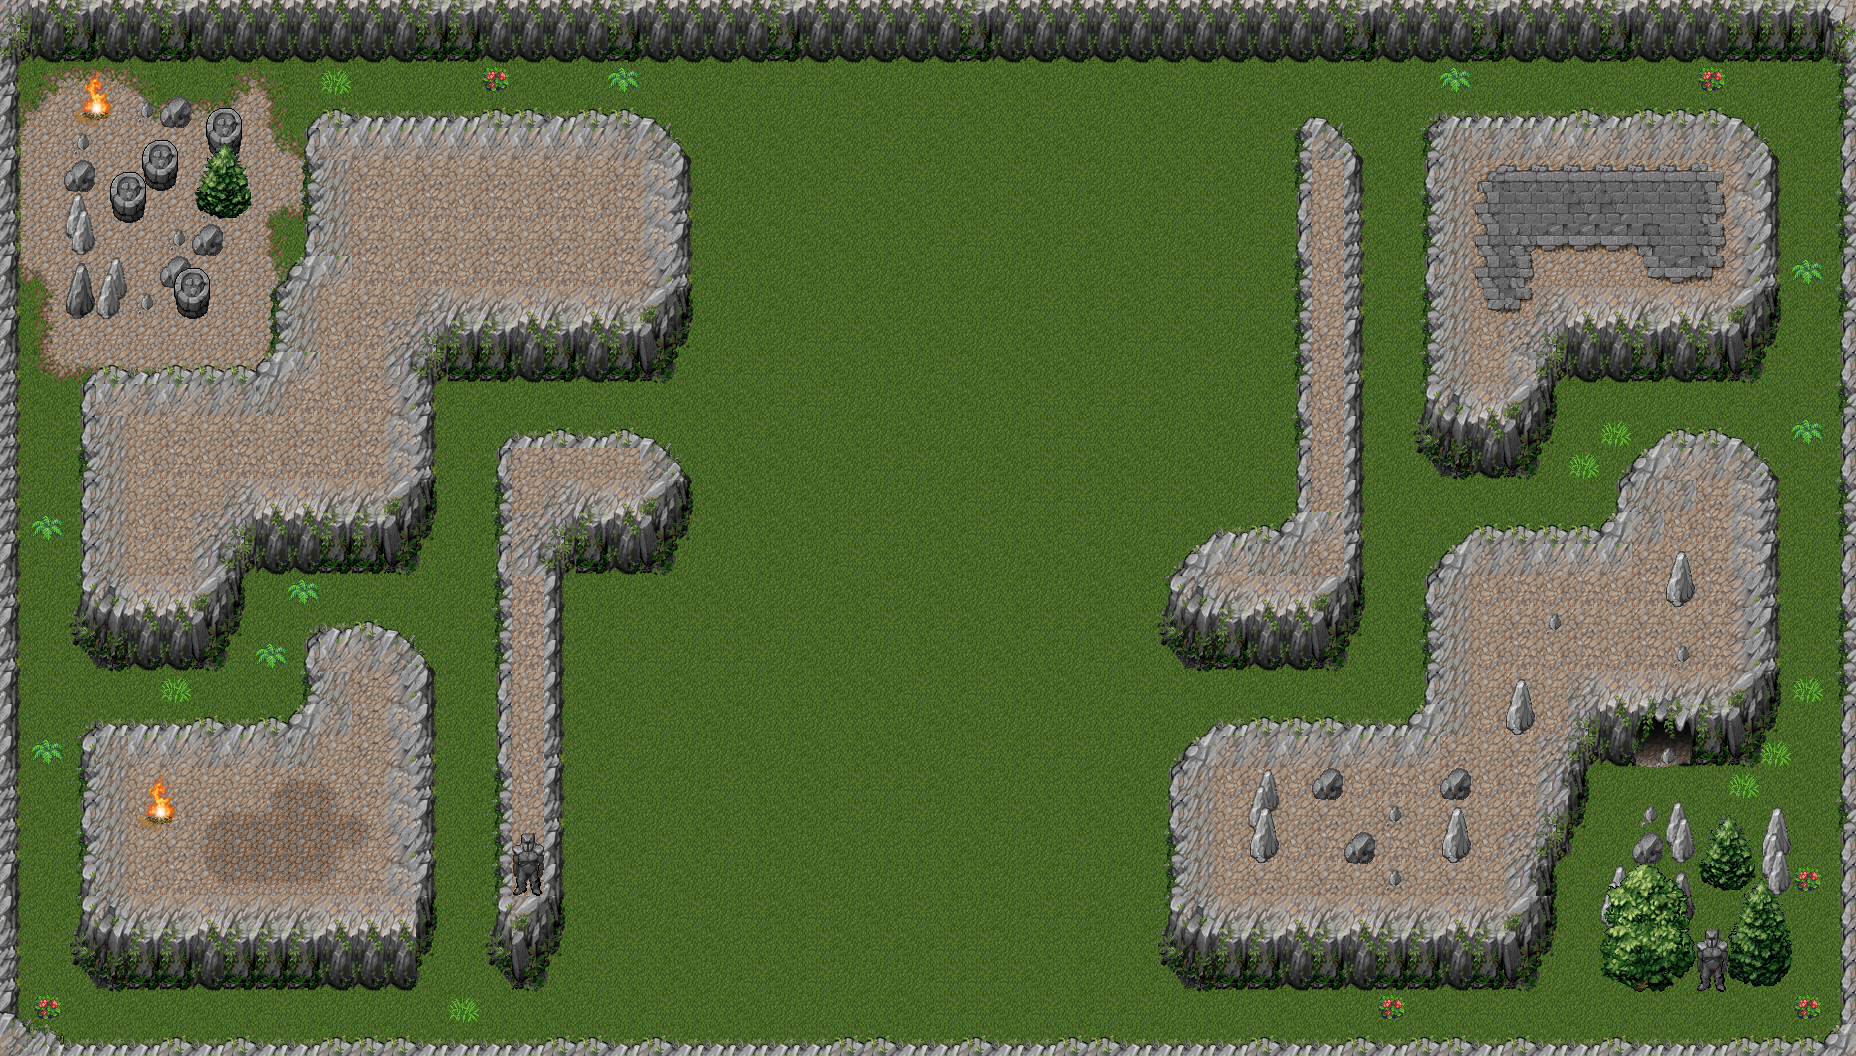

This game map was drawn from its Tiled (.tmx) file and the tilesets committed beside it. A one-line description and the trimmed map source follow:
An orthogonal 58x33 tile map with 32x32 px tiles, 5 tile layers (Collision, Ground, Cliffs, Detail, ...).

<map version="1.0" orientation="orthogonal" renderorder="right-up" width="58" height="33" tilewidth="32" tileheight="32" nextobjectid="1">
 <tileset firstgid="1" name="mountain_landscape" tilewidth="32" tileheight="32" tilecount="256" columns="16">
  <image source="mountain_landscape.png" width="512" height="512" />
 </tileset>
 <layer name="Collision" width="58" height="33">
  <data>[1914 cells, 1140 non-empty, 4 distinct tile ids]</data>
 </layer>
 <layer name="Ground" width="58" height="33">
  <data>[1914 cells, 1914 non-empty, 17 distinct tile ids]</data>
 </layer>
 <layer name="Cliffs" width="58" height="33">
  <data>[1914 cells, 1063 non-empty, 69 distinct tile ids]</data>
 </layer>
 <layer name="Detail" width="58" height="33">
  <data>[1914 cells, 89 non-empty, 51 distinct tile ids]</data>
 </layer>
 <layer name="Detail 2" width="58" height="33">
  <data>[1914 cells, 66 non-empty, 37 distinct tile ids]</data>
 </layer>
</map>
